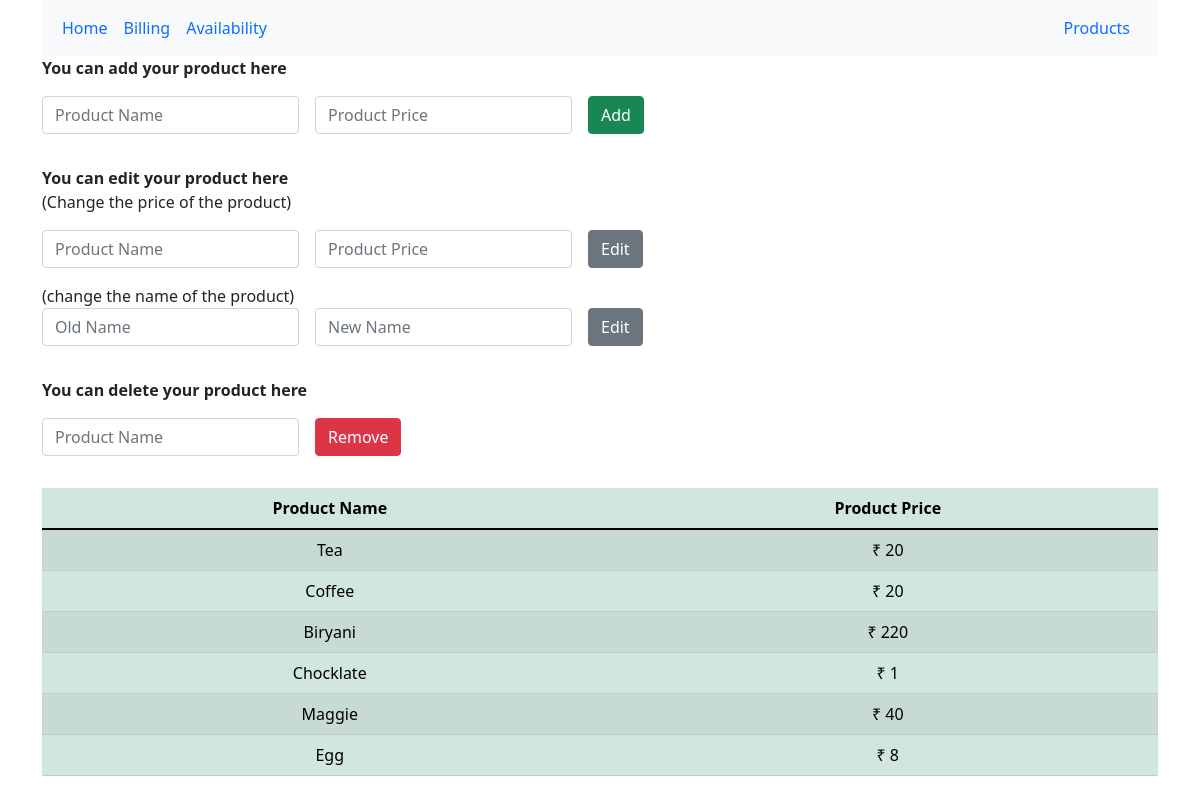
Page /products on the committed database.
### app.py (models this page shows, shortened)
class Products(db.Model):
    id = db.Column('product_id', db.Integer, primary_key = True)
    name = db.Column(db.String(100))
    price = db.Column(db.Integer())
    available_quantity = db.Column(db.Integer(), nullable=True)

### app.py (the view, shortened to what this page needs)
@app.route('/products',methods=['GET','POST'])
def products():
    try:
        add_form = ProductForm()
        delete_form = DeleteProduct()
        edit_form = EditProduct()
        edit_name_form = EditProductName()
        if delete_form.validate_on_submit() and delete_form.remove.data:
            r=Products.query.filter_by(name=delete_form.name.data.capitalize()).first()
            db.session.delete(r)
            db.session.commit()
            return redirect(url_for('products'))
        if edit_form.validate_on_submit() and edit_form.edit.data:
            e=Products.query.filter_by(name=edit_form.name.data.capitalize()).first()
            e.price = edit_form.price.data
            db.session.add(e)
            db.session.commit()
            return redirect(url_for('products'))
        if edit_name_form.validate_on_submit() and edit_name_form.edit.data:
            e=Products.query.filter_by(name=edit_name_form.old_name.data.capitalize()).first()
            e.name = edit_name_form.new_name.data.capitalize()
            db.session.add(e)
            db.session.commit()
            return redirect(url_for('products'))
        return render_template('products.html',add_form=add_form,delete_form=delete_form,edit_form=edit_form,edit_name_form=edit_name_form,all_products=Products.query.all())
    except Exception as e:
        print(e)
        return redirect(url_for('products'))

### form.py
class ProductForm(FlaskForm):
    name = StringField('Product Name', [validators.Length(min=1, max=25)], render_kw={"placeholder": "Product Name","id":"addname"})
    price = IntegerField('Product Price',[validators.NumberRange(min=1)], render_kw={"placeholder": "Product Price"})
    add = SubmitField('Add')

class DeleteProduct(FlaskForm):
    name = StringField('Product Name', [validators.Length(min=1, max=25)], render_kw={"placeholder": "Product Name","id":"removename"})
    remove = SubmitField('Remove')

### templates/products.html (shortened to what this page needs)
{% extends "base.html" %}
{% block head %}
<p><strong>You can add your product here</strong>
<form class="row g-3" method="POST">
  <div class="col-auto">
    {{add_form.name(class_="form-control")}}
  </div>
  <div class="col-auto">
    {{add_form.price(class_="form-control")}}
  </div>
  <div class="col-auto">
    {{add_form.add(class_="btn btn-success mb-3")}}
  </div>
</form>
</p>
<p>
  <strong>You can edit your product here</strong>
  <br>
(Change the price of the product)
<form class="row g-3" method="POST">
  <div class="col-auto">
    {{edit_form.name(class_="form-control")}}
  </div>
  <div class="col-auto">
    {{edit_form.price(class_="form-control")}}
  </div>
  <div class="col-auto">
    {{edit_form.edit(class_="btn btn-secondary mb-3")}}
  </div>
</form>
(change the name of the product)
<form class="row g-3" method="POST">
  <div class="col-auto">
    {{edit_name_form.old_name(class_="form-control")}}
  </div>
  <div class="col-auto">
    {{edit_name_form.new_name(class_="form-control")}}
  </div>
  <div class="col-auto">
    {{edit_name_form.edit(class_="btn btn-secondary mb-3")}}
  </div>
</form>
</p>
<p>
  <strong>
You can delete your product here</strong>
<form class="row g-3" method="POST">
  <div class="col-auto">
    {{delete_form.name(class_="form-control")}}
  </div>
  <div class="col-auto">
    {{delete_form.remove(class_="btn btn-danger mb-3")}}
  </div>
</form>
</p>
<table class="table table-success table-striped">
  <thead>
    <th scope="col"><center>Product Name</center></th>
    <th scope="col"><center>Product Price</center></th>
  </thead>
  <tbody>
{%for i in all_products%}
<tr>
  <td><center>{{i.name}}</center></td>
  <td><center>&#x20B9 {{i.price}}</center></td>
</tr>
{%endfor%}
</tbody>
</table>
{% endblock %}

### templates/base.html (shortened to what this page needs)
<!DOCTYPE html>
<html lang="en">
<head>
    <link href="https://cdn.jsdelivr.net/npm/bootstrap@5.1.1/dist/css/bootstrap.min.css" rel="stylesheet">
</head>
<body>
    <div class="container">
      <nav class="navbar navbar-expand-lg navbar-warning bg-light">
        <div class="container-fluid">
          <div class="collapse navbar-collapse" id="navbarText">
            <ul class="navbar-nav me-auto mb-2 mb-lg-0">
              <li class="nav-item">
                <a class="nav-link active" aria-current="page" href="{{url_for('home')}}">Home</a>
              </li>
              <li class="nav-item">
                <a class="nav-link" href="{{url_for('billing')}}">Billing</a>
              </li>
              <li class="nav-item">
                <a class="nav-link" href="{{url_for('availability')}}">Availability</a>
              </li>
            </ul>
            <span class="nav-item">
              <a class="nav-link" href="{{url_for('products')}}">Products</a>
            </span>
          </div>
        </div>
      </nav>
          {%block head%}
          {%endblock%}
    </div>
</body>
</html>

### rows in the picture
Products: name "Tea", price "20"
Products: name "Coffee", price "20"
Products: name "Biryani", price "220"
Products: name "Chocklate", price "1"
Products: name "Maggie", price "40"
Products: name "Egg", price "8"
